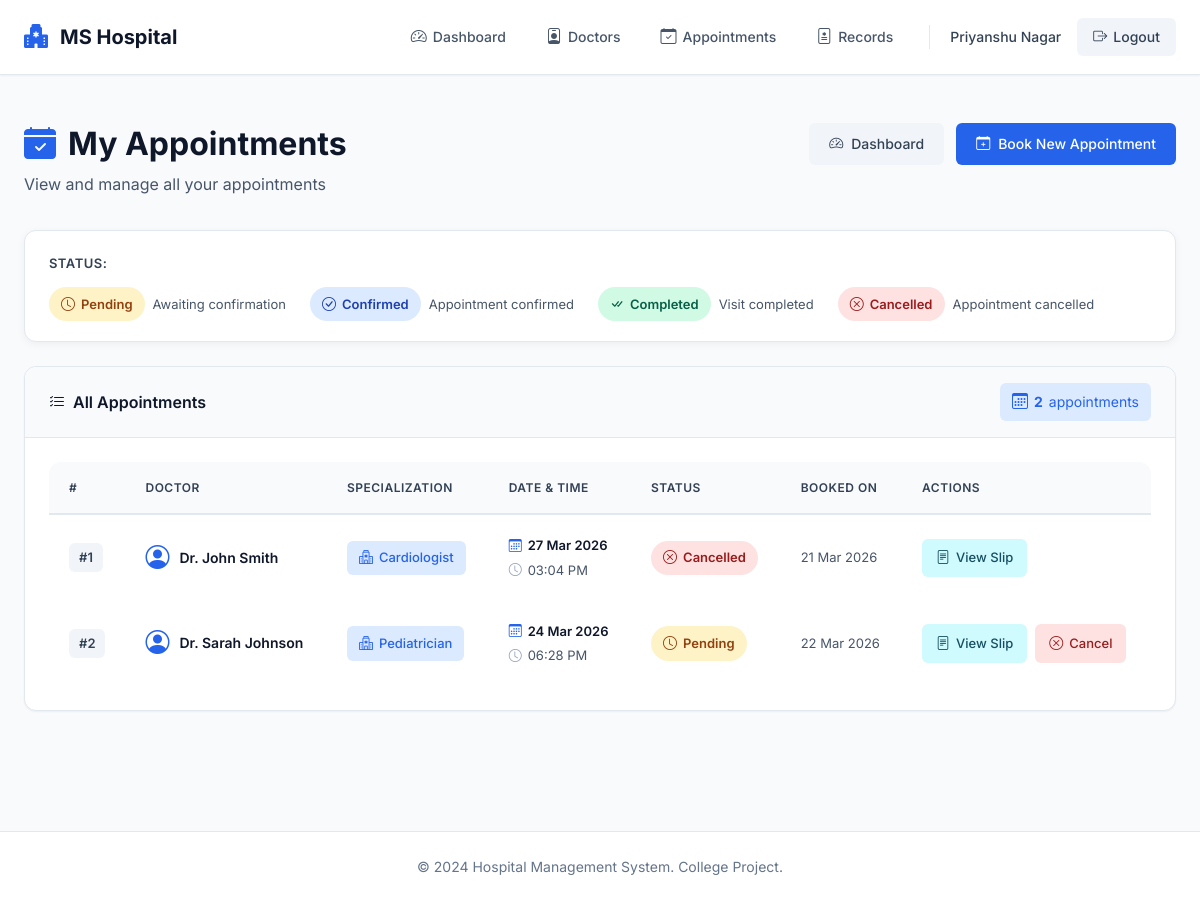
The page /user/appointments (signed in) on the database as committed earlier.
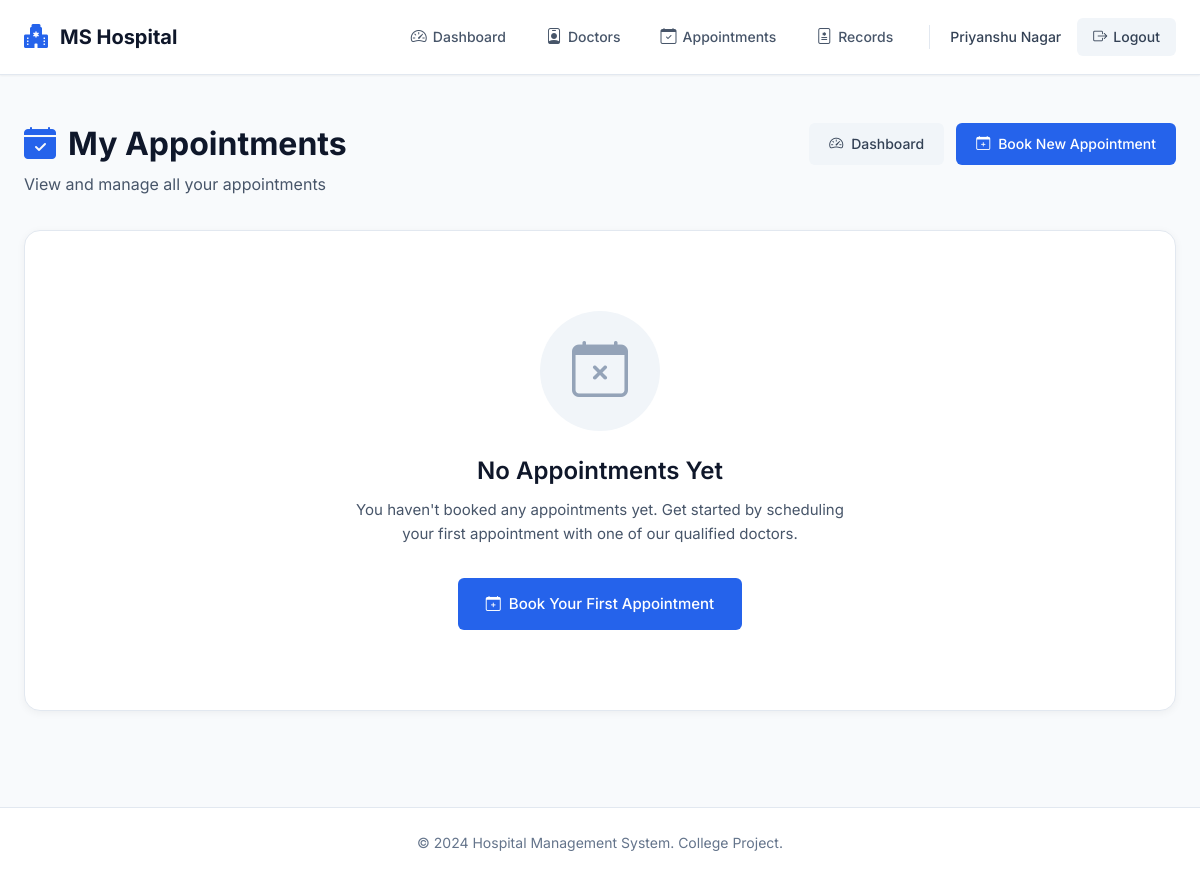
The same page on the database as committed later.
### models.py (models this page shows, shortened)
class User(UserMixin, db.Model):
    __tablename__ = 'users'
    id = db.Column(db.Integer, primary_key=True)
    name = db.Column(db.String(100), nullable=False)
    email = db.Column(db.String(120), unique=True, nullable=False)
    password_hash = db.Column(db.String(255), nullable=False)
    role = db.Column(db.String(20), nullable=False, default='user')  # 'user' or 'admin'
    created_at = db.Column(db.DateTime, default=datetime.utcnow)
    appointments = db.relationship('Appointment', backref='patient', lazy=True, cascade='all, delete-orphan')
    @property
    def is_admin(self):
        return self.role == 'admin'

class Appointment(db.Model):
    __tablename__ = 'appointments'
    id = db.Column(db.Integer, primary_key=True)
    user_id = db.Column(db.Integer, db.ForeignKey('users.id'), nullable=False)
    doctor_id = db.Column(db.Integer, db.ForeignKey('doctors.id'), nullable=False)
    date = db.Column(db.DateTime, nullable=False)
    status = db.Column(db.String(20), nullable=False, default='pending')  # 'pending', 'confirmed', 'completed', 'cancelled'
    created_at = db.Column(db.DateTime, default=datetime.utcnow)

class Doctor(db.Model):
    __tablename__ = 'doctors'
    id = db.Column(db.Integer, primary_key=True)
    name = db.Column(db.String(100), nullable=False)
    specialization = db.Column(db.String(100), nullable=False)
    available_days = db.Column(db.String(100), nullable=True)  # New field
    available_time = db.Column(db.String(100), nullable=True)  # New field
    created_at = db.Column(db.DateTime, default=datetime.utcnow)
    appointments = db.relationship('Appointment', backref='doctor', lazy=True, cascade='all, delete-orphan')

### user.py (the view)
@user_bp.route('/appointments')
@login_required
@user_required
def appointments():
    user_appointments = Appointment.query.filter_by(user_id=current_user.id).order_by(Appointment.date.desc()).all()
    return render_template('user/appointments.html', appointments=user_appointments)

### templates/user/appointments.html (shortened to what this page needs)
{% extends "base.html" %}
{% block content %}
<div class="page-header">
    <div>
        <h1><i class="bi bi-calendar-check-fill"></i> My Appointments</h1>
        <p class="lead">View and manage all your appointments</p>
    </div>
    <div class="page-actions">
        <a href="{{ url_for('user.dashboard') }}" class="btn-secondary">
            <i class="bi bi-speedometer2"></i> Dashboard
        </a>
        <a href="{{ url_for('user.book_appointment') }}" class="btn-primary">
            <i class="bi bi-calendar-plus"></i> Book New Appointment
        </a>
    </div>
</div>
{% if appointments %}
<div class="status-legend">
    <span class="legend-label">Status:</span>
    <div class="legend-items">
        <div class="legend-item">
            <span class="status-badge status-pending">
                <i class="bi bi-clock"></i> Pending
            </span>
            <span class="legend-text">Awaiting confirmation</span>
        </div>
        <div class="legend-item">
            <span class="status-badge status-confirmed">
                <i class="bi bi-check-circle"></i> Confirmed
            </span>
            <span class="legend-text">Appointment confirmed</span>
        </div>
        <div class="legend-item">
            <span class="status-badge status-completed">
                <i class="bi bi-check-all"></i> Completed
            </span>
            <span class="legend-text">Visit completed</span>
        </div>
        <div class="legend-item">
            <span class="status-badge status-cancelled">
                <i class="bi bi-x-circle"></i> Cancelled
            </span>
            <span class="legend-text">Appointment cancelled</span>
        </div>
    </div>
</div>
{% endif %}
{% if appointments %}
<div class="card">
    <div class="card-header">
        <div class="card-header-content">
            <h5>
                <i class="bi bi-list-check"></i>
                All Appointments
            </h5>
            <div class="appointments-count">
                <i class="bi bi-calendar3"></i>
                <strong>{{ appointments|length }}</strong> appointment{{ 's' if appointments|length != 1 else '' }}
            </div>
        </div>
    </div>
    <div class="card-body table-wrapper">
        <div class="table-responsive">
            <table class="appointments-table">
                <thead>
                    <tr>
                        <th>#</th>
                        <th>Doctor</th>
                        <th>Specialization</th>
                        <th>Date & Time</th>
                        <th>Status</th>
                        <th>Booked On</th>
                        <th>Actions</th>
                    </tr>
                </thead>
                <tbody>
                    {% for apt in appointments %}
                    <tr class="appointment-row">
                        <td class="apt-id">
                            <span class="id-badge">#{{ apt.id }}</span>
                        </td>
                        <td class="apt-doctor">
                            <div class="doctor-info">
                                <i class="bi bi-person-circle doctor-icon"></i>
                                <span class="doctor-name">{{ apt.doctor.name }}</span>
                            </div>
                        </td>
                        <td class="apt-specialization">
                            <div class="specialization-badge">
                                <i class="bi bi-hospital"></i>
                                {{ apt.doctor.specialization }}
                            </div>
                        </td>
                        <td class="apt-date">
                            <div class="date-time">
                                <div class="date">
                                    <i class="bi bi-calendar3"></i>
                                    {{ apt.date.strftime('%d %b %Y') }}
                                </div>
                                <div class="time">
                                    <i class="bi bi-clock"></i>
                                    {{ apt.date.strftime('%I:%M %p') }}
                                </div>
                            </div>
                        </td>
                        <td class="apt-status">
                            {% if apt.status == 'pending' %}
                                <span class="status-badge status-pending">
                                    <i class="bi bi-clock"></i> Pending
                                </span>
                            {% elif apt.status == 'confirmed' %}
                                <span class="status-badge status-confirmed">
                                    <i class="bi bi-check-circle"></i> Confirmed
                                </span>
                            {% elif apt.status == 'completed' %}
                                <span class="status-badge status-completed">
                                    <i class="bi bi-check-all"></i> Completed
                                </span>
                            {% elif apt.status == 'cancelled' %}
                                <span class="status-badge status-cancelled">
                                    <i class="bi bi-x-circle"></i> Cancelled
                                </span>
                            {% endif %}
                        </td>
                        <td class="apt-booked">
                            <div class="booked-date">
                                {{ apt.created_at.strftime('%d %b %Y') }}
                            </div>
                        </td>
                        <td class="apt-actions">
                            <div class="action-buttons">
                                <a href="{{ url_for('user.appointment_slip', appointment_id=apt.id) }}"
                                   class="btn-action btn-view"
                                   target="_blank"
                                   title="View Appointment Slip">
                                    <i class="bi bi-file-text"></i>
                                    <span>View Slip</span>
                                </a>
                                {% if apt.status not in ['completed', 'cancelled'] %}
                                    <a href="{{ url_for('user.cancel_appointment', appointment_id=apt.id) }}"
                                       class="btn-action btn-cancel"
                                       onclick="return confirm('Are you sure you want to cancel this appointment?')"
                                       title="Cancel Appointment">
                                        <i class="bi bi-x-circle"></i>
                                        <span>Cancel</span>
                                    </a>
                                {% endif %}
                            </div>
                        </td>
                    </tr>
                    {% endfor %}
                </tbody>
            </table>
        </div>
    </div>
</div>
{% else %}
<div class="empty-state">
    <div class="empty-state-icon">
        <i class="bi bi-calendar-x"></i>
    </div>
    <h3>No Appointments Yet</h3>
    <p>You haven't booked any appointments yet. Get started by scheduling your first appointment with one of our qualified doctors.</p>
    <a href="{{ url_for('user.book_appointment') }}" class="btn-primary btn-large">
        <i class="bi bi-calendar-plus"></i> Book Your First Appointment
    </a>
</div>
{% endif %}
{% endblock %}

### templates/base.html (shortened to what this page needs)
<!DOCTYPE html>
<html lang="en">
<head>
    <link rel="stylesheet" href="https://cdn.jsdelivr.net/npm/bootstrap-icons@1.11.0/font/bootstrap-icons.css">
    <link rel="stylesheet" href="{{ url_for('static', filename='css/style.css') }}">
</head>
<body>
    <nav class="navbar">
        <div class="container">
            <div class="navbar-brand">
                <a href="{{ url_for('index') }}" class="brand-link">
                    <i class="bi bi-hospital-fill"></i>
                    <span>MS Hospital</span>
                </a>
            </div>
            <div class="navbar-menu">
                {% if current_user.is_authenticated %}
                    {% if current_user.is_admin %}
                        <a href="{{ url_for('admin.dashboard') }}" class="nav-link">
                            <i class="bi bi-speedometer2"></i> Dashboard
                        </a>
                        <a href="{{ url_for('admin.doctors') }}" class="nav-link">
                            <i class="bi bi-person-badge"></i> Doctors
                        </a>
                        <a href="{{ url_for('admin.patients') }}" class="nav-link">
                            <i class="bi bi-people"></i> Patients
                        </a>
                        <a href="{{ url_for('admin.appointments') }}" class="nav-link">
                            <i class="bi bi-calendar-check"></i> Appointments
                        </a>
                        <a href="{{ url_for('admin.announcements') }}" class="nav-link">
                            <i class="bi bi-megaphone"></i> Announcements
                        </a>
                        <a href="{{ url_for('admin.activity_logs') }}" class="nav-link">
                            <i class="bi bi-clock-history"></i> Activity
                        </a>
                    {% else %}
                        <a href="{{ url_for('user.dashboard') }}" class="nav-link">
                            <i class="bi bi-speedometer2"></i> Dashboard
                        </a>
                        <a href="{{ url_for('user.doctors') }}" class="nav-link">
                            <i class="bi bi-person-badge"></i> Doctors
                        </a>
                        <a href="{{ url_for('user.appointments') }}" class="nav-link">
                            <i class="bi bi-calendar-check"></i> Appointments
                        </a>
                        <a href="{{ url_for('user.medical_records') }}" class="nav-link">
                            <i class="bi bi-file-medical"></i> Records
                        </a>
                    {% endif %}
                    <div class="user-menu">
                        <span class="user-name">{{ current_user.name }}</span>
                        <a href="{{ url_for('auth.logout') }}" class="btn-logout">
                            <i class="bi bi-box-arrow-right"></i> Logout
                        </a>
                    </div>
                {% endif %}
            </div>
        </div>
    </nav>
    <main class="main-content">
        <div class="container">
            {% block content %}{% endblock %}
        </div>
    </main>
    <footer class="footer">
        <div class="container">
            <p>&copy; 2024 Hospital Management System. College Project.</p>
        </div>
    </footer>
</body>
</html>

Rows that differ between the two databases and show on the page:
removed Appointment: id "1", doctor.name "Dr. John Smith", doctor.specialization "Cardiologist", date "27 Mar 2026", date "03:04 PM", status "cancelled" (drawn), created_at "21 Mar 2026"
removed Appointment: id "2", doctor.name "Dr. Sarah Johnson", doctor.specialization "Pediatrician", date "24 Mar 2026", date "06:28 PM", status "pending" (drawn), created_at "22 Mar 2026"
Other text that changed with them:
{{ appointments|length }}: "2" → (not shown)
{{ 's' if appointments|length != 1 else '' }}: "s" → (not shown)
text no longer shown: "STATUS: Pending Awaiting confirmation Confirmed Appointment confirmed Completed Visit completed Cancelled Appointment cancelled All Appointments appointment # DOCTOR SPECIALIZATION DATE & TIME STATUS BOOKED ON ACTIONS"
text now shown: "No Appointments Yet You haven't booked any appointments yet. Get started by scheduling your first appointment with one of our qualified doctors. Book Your First Appointment"
